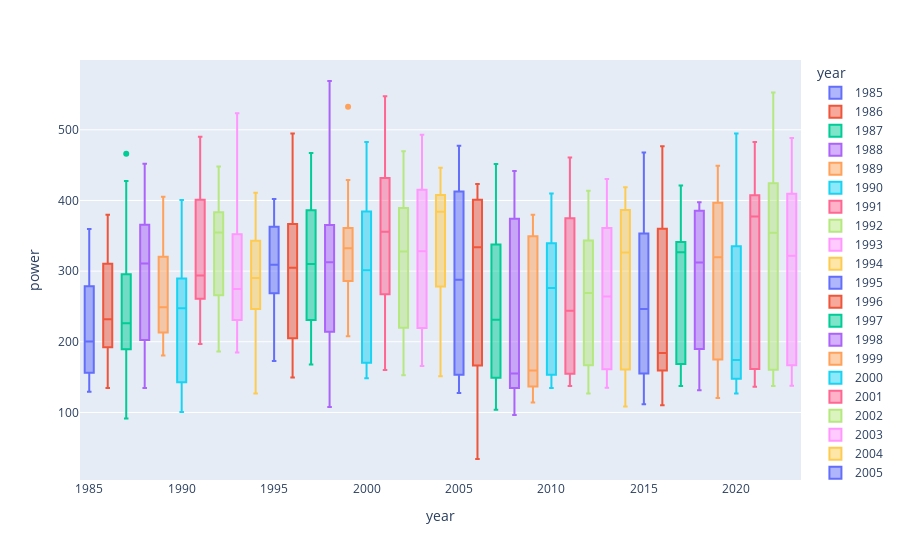

This figure's notebook cell:
### Code cell
px.box(df[(df.stage_distance > 50) & (df.stage_type != "ITT")], x="year", y="power", hover_data="stage_url", color="year")
